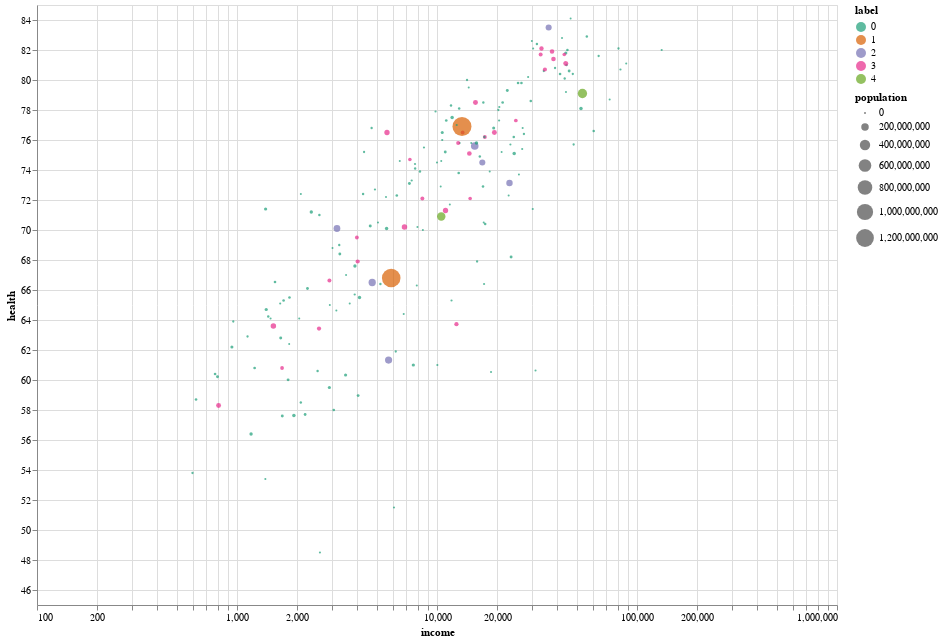

This figure's notebook cell:
### Code cell
(
    alt.Chart(gapminder)
    .mark_circle()
    .encode(
        alt.X("income:Q", scale=alt.Scale(type="log")),
        alt.Y("health:Q", scale=alt.Scale(zero=False)),
        size="population:Q",
        color=alt.Color("label:N", scale=alt.Scale(scheme="dark2")),
        tooltip=list(gapminder.columns),
    )
    .properties(width=800, height=600)
    .interactive()
)

### Figure 1 — Vega-Lite specification as saved in the notebook (floating-point values rounded to 4 significant figures; data arrays with more than 128 entries replaced by an {"elided": "..."} marker saying what was removed)
{"config": {"view": {"continuousWidth": 300, "continuousHeight": 300}}, "data": {"name": "data-429590b2f965c8ec665b150b9c3b4793"}, "mark": {"type": "circle"}, "encoding": {"color": {"field": "label", "scale": {"scheme": "dark2"}, "type": "nominal"}, "size": {"field": "population", "type": "quantitative"}, "tooltip": [{"field": "country", "type": "nominal"}, {"field": "income", "type": "quantitative"}, {"field": "health", "type": "quantitative"}, {"field": "population", "type": "quantitative"}, {"field": "label", "type": "quantitative"}], "x": {"field": "income", "scale": {"type": "log"}, "type": "quantitative"}, "y": {"field": "health", "scale": {"zero": false}, "type": "quantitative"}}, "height": 600, "params": [{"name": "param_4", "select": {"type": "interval", "encodings": ["x", "y"]}, "bind": "scales"}], "width": 800, "$schema": "https://vega.github.io/schema/vega-lite/v5.14.1.json", "datasets": {"data-429590b2f965c8ec665b150b9c3b4793": {"elided": "187 records"}}}
